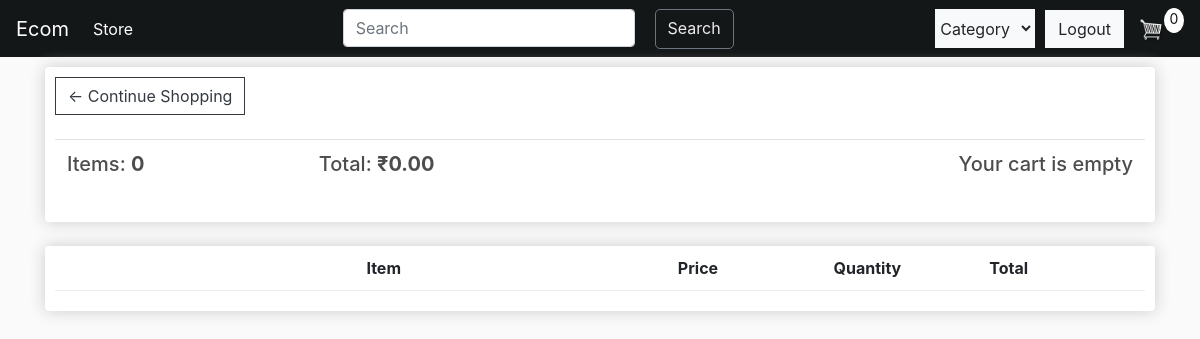
Before: /cart (signed in) with the older database file.
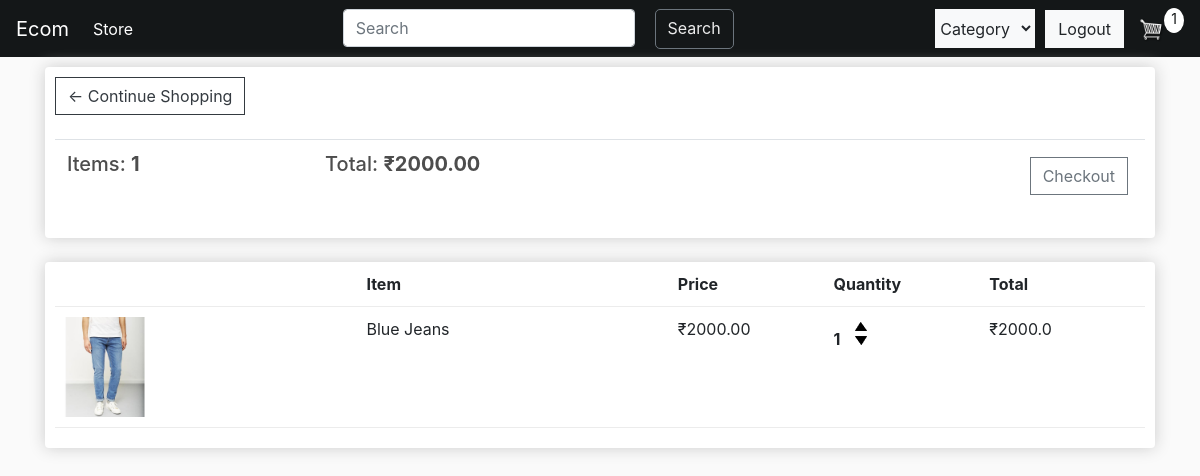
After: the same page with the newer database file.
### store/models.py (models this page shows, shortened)
class Order(models.Model):
    customer = models.ForeignKey(Customer, on_delete=models.SET_NULL,blank=True,null=True)
    date_ordered = models.DateTimeField(auto_now_add=True)
    complete = models.BooleanField(default=False,null=True,blank=False)
    transaction_id = models.CharField(max_length=200, null=True)
    @property
    def get_cart_total(self):
        orderitem = self.orderitem_set.all()
        total =  sum([item.get_total for item in orderitem])
        return total
    @property
    def get_cart_items(self):
        orderitem = self.orderitem_set.all()
        total = sum([item.quantity for item in orderitem])
        return total

class OrderItem(models.Model):
    product = models.ForeignKey(Product, on_delete=models.SET_NULL, null =True)
    order = models.ForeignKey(Order, on_delete = models.SET_NULL, null = True)
    quantity = models.IntegerField(default = 0, null = True, blank = True)
    date_added = models.DateTimeField(auto_now_add = True)
    @property
    def get_total(self):
        total = self.product.price * self.quantity
        return total

class Product(models.Model):
    name = models.CharField(max_length=200,null=True)
    price = models.FloatField()
    description = models.CharField(max_length=500,blank=True,default="")
    CATEGORY = (('shirt','SHIRT'), ('t-shirt','T-SHIRT'),('trouser','TROUSER'))
    categories = models.CharField(max_length=7,choices=CATEGORY,default='shirt')
    image = models.ImageField(null=True,blank = True)
    stock = models.IntegerField(default = 0)
    @property
    def imageURL(self):
        try:
            url = self.image.url
        except:
            url = ''
        return url
    class Meta:
        ordering = ['-stock']

### store/views.py (the view, shortened to what this page needs)
# urls.py: path('cart',views.cart,name='cart'),
def cart(request):
    if request.user.is_authenticated:
        customer = request.user.customer
        order, created = Order.objects.get_or_create(customer=customer, complete = False)
        items = order.orderitem_set.all()
        cartItems = order.get_cart_items
    context = {"items":items, "order":order, "cartItems": cartItems}
    return render(request,'store/cart.html',context)

### store/templates/store/cart.html
{% extends 'store/main.html'%}
{% load static%}
{%block content%}
<div class="row">
    <div class="col-lg-12">
        <div class="box-element">
          <a class="btn btn-outline-dark" href="{%url 'store'%}">&#8592; Continue Shopping</a>
          <br>
          <br>
          <table class="table">
              <th><h5>Items: <strong>{{order.get_cart_items}}</strong></h6></th>
              <th><h5>Total: <strong>₹{{order.get_cart_total|floatformat:2}}</strong></h6></th>
              <th>
                  {% if user.is_authenticated %}
                    {% if cartItems > 0 %}
                        <a class="btn btn-outline-secondary checkout" href="{%url 'checkout' %}">
                            Checkout
                        </a>
                    {%else%}
                    <h5 style="float:right;">
                        Your cart is empty
                    </h5>
                    {% endif %}
                  {% else %}
                    <a class="btn btn-outline-secondary checkout" href="{%url 'login'%}">
                        Login first
                    </a>
                  {% endif %}
              </th>
          </table>
        </div>
        <br>
        <div class="box-element">
            <div class="cart-row">
                <div style="flex:2"></div>
                <div style="flex:2"><strong>Item</strong></div>
                <div style="flex:1"><strong>Price</strong></div>
                <div style="flex:1"><strong>Quantity</strong></div>
                <div style="flex:1"><strong>Total</strong></div>
            </div>
            {% for item in items %}
            <div class="cart-row">
                <div style="flex:2"><a href="#"><img src="{{item.product.imageURL}}" class="row-image"></a></div>
                <div style="flex:2">{{item.product.name}}</div>
                <div style="flex:1">₹{{item.product.price|floatformat:2}}</div>
                <div style="flex:1">
                    <p class="quantity">{{item.quantity}}</p>
                    <div class="quantity">
                        {% if item.product.stock > 0 %}
                        <img  data-product={{item.product.id}} data-action="add" src="{%static 'image/arrow-up.png'%}" class="chg-quantity update-cart">
                        {% endif %}
                        <img data-product={{item.product.id}} data-action="remove"src="{%static 'image/arrow-down.png'%}" class="chg-quantity update-cart">
                    </div>
                </div>
                <div style="flex:1">₹{{item.get_total}}</div>
            </div>
            {% endfor %}
        </div>
    </div>
</div>
{%endblock%}

### store/templates/store/main.html (shortened to what this page needs)
<!DOCTYPE html>
{%load static%}
<html lang="en">
    <head>
        <link rel="stylesheet" href="https://stackpath.bootstrapcdn.com/bootstrap/4.4.1/css/bootstrap.min.css">
        <link rel="stylesheet" type="text/css" href="{%static 'css/core.css'%}?{% now 'U'%}">
    </head>
    <body>
      <nav class="navbar navbar-expand-lg navbar-dark bg-dark">
        <a class="navbar-brand" href="{% url 'store' %}">Ecom</a>
        <div class="collapse navbar-collapse" id="navbarSupportedContent">
          <ul class="navbar-nav mr-auto">
            <li class="nav-item active">
              <a class="nav-link" href="{% url 'store' %}">Store <span class="sr-only">(current)</span></a>
            </li>
          </ul>
          <form action="{% url 'store'%}" method="GET" class="searching">
            <input class="form-control me-2 search-field" type="search" placeholder="Search" aria-label="Search" name="search" >
            <button class="btn btn-outline-secondary search-button" type="submit">Search</button>
          </form>
          <form action="{% url 'store'%}" method="GET">
            <select class="form-select btn-light selection" aria-label="Default select example" name="selection" onchange='this.form.submit()'>
              <option selected >Category</option>
            </select>
          </form>
            {% if user.is_authenticated %}
              <a href="{% url 'logout' %}" class="btn btn-light">Logout</a>
            {% else%}
              <a href="{% url 'login'%}"class="btn btn-light">Login</a>
            {% endif%}
             <a href="{% url 'cart' %}">
              <img  id="cart-icon" src="{% static 'image/cart.png' %}">
            </a>
            <p id="cart-total">{{cartItems}}</p>
          </div>
      </nav>
        <div class="container">
            {% block content%}
            {% endblock content%}
        </div>
    </body>
</html>

### static/css/core.css (style rules this page uses)
body { background-color: hsl(0, 0%, 98%); }
h1,h2,h3,h4,h5,h6 { color:hsl(0, 0%, 30%); }
.box-element { box-shadow:hsl(0, 0%, 80%) 0 0 16px; background-color: #fff; border-radius: 4px; padding: 10px; }
.bg-dark { background-color: #141718!important; }
#cart-icon { width:25px; display: inline-block; margin-left: 15px; }
#cart-total { display: block; text-align: center; color:#141718; background-color: #fff; width: 20px; height: 25px; border-radius: 50%; font-size: 14px; }
.col-lg-4, .col-lg-6, .col-lg-8, .col-lg-12 { margin-top: 10px; }
.btn { border-radius: 0; }
.row-image { width: 100px; }
.cart-row { display: flex; align-items: flex-stretch; padding-bottom: 10px; margin-bottom: 10px; border-bottom: 1px solid #ececec; }
.quantity { display: inline-block; font-weight: 700; padding-right:10px; }
.chg-quantity { width: 12px; cursor: pointer; display: block; margin-top: 5px; transition:.1s; }
.checkout { float:right; margin: 5px; }
.selection { margin-right: 10px; width: 100px; height: 39px; }
.search-field { display: inline-block; margin-right: 20px; }
.search-button { display: inline-block; color:#ececec; border-radius: 5px; padding-bottom: 8px; }
.searching { display: inherit; margin-right: auto; width: 391px; }

Changed rows visible on the page:
computed for Order: get_cart_items "0" → "1"; get_cart_total "0.00" → "2000.00"
added OrderItem: product.imageURL (picture), product.name "Blue Jeans", product.price "2000.00", quantity "1", get_total "2000.0"
Other visible differences:
{{ cartItems }}: "0" → "1"
text no longer shown: "Your cart is empty"
text now shown: "Checkout"
